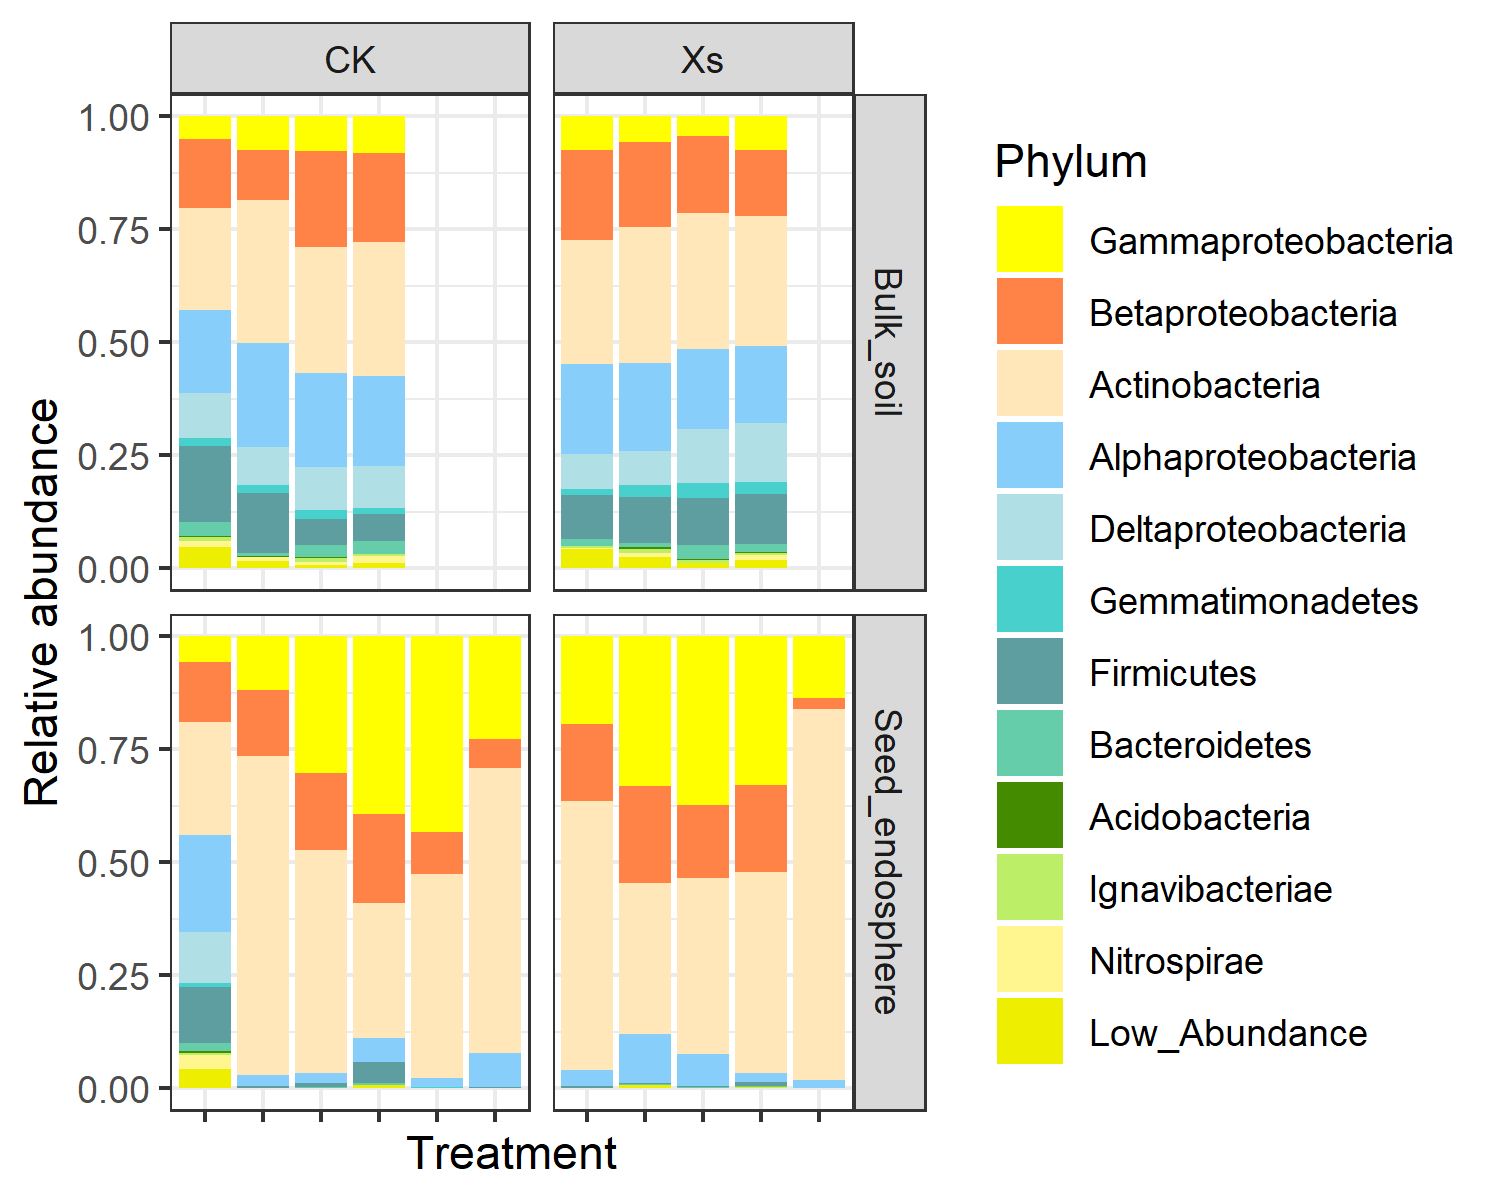

Write R code to recreate this figure.
getwd()
rm(list=ls()) 
#可视化
sub_merge <- read.table('RA_upload_seed_bulk.txt', row.names = 1, stringsAsFactors = FALSE, check.names = FALSE)
library(ggplot2)
sub_merge$Comparts<-factor(sub_merge$Comparts,levels=c("Bulk_soil", "Seed_endosphere"), 
                         labels = c("Bulk_soil", "Seed_endosphere"))
sub_merge$Phylum<-factor(sub_merge$Phylum,levels=c("Gammaproteobacteria",
                                                   "Betaproteobacteria",
                                                   "Actinobacteria",
                                                   "Alphaproteobacteria",
                                                   "Deltaproteobacteria",
                                                   "Gemmatimonadetes",
                                                   "Firmicutes",
                                                   "Bacteroidetes",
                                                   "Acidobacteria",
                                                   "Ignavibacteriae",
                                                   "Nitrospirae",
                                                   "Low_Abundance"))
phy.cols <- c("#FFFF00", "#FF8247", 
              "#FFE7BA", "#87CEFA",
              "#B0E0E6", "#48D1CC",
              "#5F9EA0", "#66CDAA",
              "#458B00", "#BCEE68",
              "#FFF68F", "#EEEE00") 
p=ggplot(sub_merge, aes(x = TreatmentID, y = RA, fill=Phylum)) +
  geom_bar(stat='identity', position = "fill")+  
  labs(x="Treatment",y="Relative abundance")+
  facet_grid(rows = Comparts~Treatment,scales= "free" ,space= "free")+
  theme_bw()+
  scale_fill_manual(values=phy.cols) 
p=p+theme(axis.text.x = element_blank())
p
ggsave("RA_seed_bulk.pdf", p, width = 5, height = 4)
ggsave("RA_seed_bulk.png", p, width = 5, height = 4)